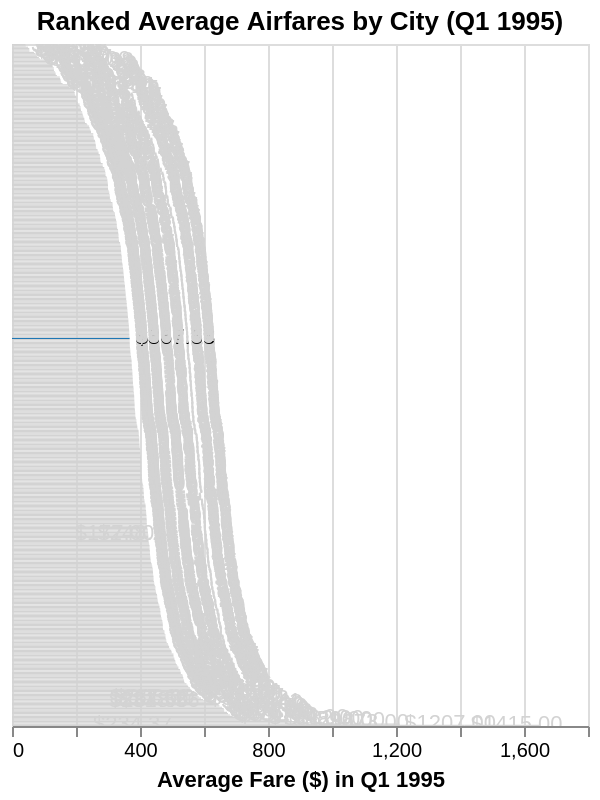

Source (notebook cell):
### Markdown cell above
### Average airfare by city, 1995

Highlight individual cities to compare fares.

### Code cell
# Load data 
df_city = pd.read_csv('AverageFare_Q1_1995.csv', skiprows=1) # skiprows=1 to skip the first row, index 0

# Select and rename columns
df_city_analysis = df_city[['City Name', 'State Name', 'Average Fare ($)']].copy()
df_city_analysis['City-State'] = df_city_analysis['City Name'] + ', ' + df_city_analysis['State Name']

# Clean the Fare column
df_city_analysis['Average Fare ($)'] = pd.to_numeric(
    df_city_analysis['Average Fare ($)'], 
    errors='coerce'
)

# Remove the summary "National Average" row and missing data
df_city_analysis = df_city_analysis.dropna(subset=['Average Fare ($)', 'City Name'])

# Sort data for proper ranking in the bar chart
df_city_analysis = df_city_analysis.sort_values('Average Fare ($)', ascending=False)

# Altair Chart
city_dropdown = alt.binding_select( # define dropdown
    options=df_city_analysis['City-State'].unique().tolist(),
    name='Select City: '
)
select_city = alt.selection_point(
    name="CitySelector", 
    fields=['City-State'], 
    bind=city_dropdown,
    # Set a default value to an "interesting" city (Boston)
    value=[{'City-State': 'Boston, MA'}] 
)

# Bar Chart
bars = alt.Chart(df_city_analysis).mark_bar().encode(
    # Rank the cities on the Y-axis by Fare. The y-axis to use the nominal city-state name.
    y=alt.Y('City-State:N', sort='x', axis=None), # hide axis labels for cleaner rank
    x=alt.X('Average Fare ($):Q', title='Average Fare ($) in Q1 1995'),
    
    # Tooltip for hover
    tooltip=['City-State:N', alt.Tooltip('Average Fare ($):Q', format='$.2f')],

    # Conditional color based on the dropdown selection
    color=alt.condition(
        select_city,
        alt.value('#1f77b4'),  # blue if selected
        alt.value('lightgray') # gray otherwise
    )
).properties(
    title='Ranked Average Airfares by City (Q1 1995)'
)

# Add a text label for showing the fare value next to the bar
text = bars.mark_text(
    align='left',
    baseline='middle',
    dx=3  #avoid overlap with the bar
).encode(
    text=alt.Text('Average Fare ($):Q', format='$.2f'),
    color=alt.condition(
        select_city,
        alt.value('black'),  # black text for selected
        alt.value('lightgray') # gray text for unselected
    )
)

# Combine the bars and text, add the selection, and make it interactive!
chart_city_comparison = alt.layer(bars, text).add_params(
    select_city
).interactive(
    # Allow zooming on the x-axis (fares)
    bind_x=True 
).properties(
    # Set a fixed width/height for better display
    width=600, 
    height=400
)
chart_city_comparison
# chart_city_comparison.save('city_fare_comparison.json')

### Figure 1 — Vega-Lite specification as saved in the notebook (floating-point values rounded to 4 significant figures; data arrays with more than 128 entries replaced by an {"elided": "..."} marker saying what was removed)
{"config": {"view": {"continuousWidth": 300, "continuousHeight": 300}}, "layer": [{"mark": {"type": "bar"}, "encoding": {"color": {"condition": {"param": "CitySelector", "value": "#1f77b4"}, "value": "lightgray"}, "tooltip": [{"field": "City-State", "type": "nominal"}, {"field": "Average Fare ($)", "format": "$.2f", "type": "quantitative"}], "x": {"field": "Average Fare ($)", "title": "Average Fare ($) in Q1 1995", "type": "quantitative"}, "y": {"axis": null, "field": "City-State", "sort": "x", "type": "nominal"}}, "name": "view_14", "title": "Ranked Average Airfares by City (Q1 1995)"}, {"mark": {"type": "text", "align": "left", "baseline": "middle", "dx": 3}, "encoding": {"color": {"condition": {"param": "CitySelector", "value": "black"}, "value": "lightgray"}, "text": {"field": "Average Fare ($)", "format": "$.2f", "type": "quantitative"}, "tooltip": [{"field": "City-State", "type": "nominal"}, {"field": "Average Fare ($)", "format": "$.2f", "type": "quantitative"}], "x": {"field": "Average Fare ($)", "title": "Average Fare ($) in Q1 1995", "type": "quantitative"}, "y": {"axis": null, "field": "City-State", "sort": "x", "type": "nominal"}}, "title": "Ranked Average Airfares by City (Q1 1995)"}], "data": {"name": "data-117a1caf63092b6fe9b42b0bcbb86c11"}, "height": 400, "params": [{"name": "CitySelector", "select": {"type": "point", "fields": ["City-State"]}, "bind": {"input": "select", "options": {"elided": "527 str values"}, "name": "Select City: "}, "value": [{"City-State": "Boston, MA"}], "views": ["view_14"]}, {"name": "param_15", "select": {"type": "interval", "encodings": ["x", "y"]}, "bind": "scales", "views": ["view_14"]}], "width": "container", "$schema": "https://vega.github.io/schema/vega-lite/v5.20.1.json", "datasets": {"data-117a1caf63092b6fe9b42b0bcbb86c11": {"elided": "531 records"}}, "autosize": {"type": "fit", "contains": "padding"}}
